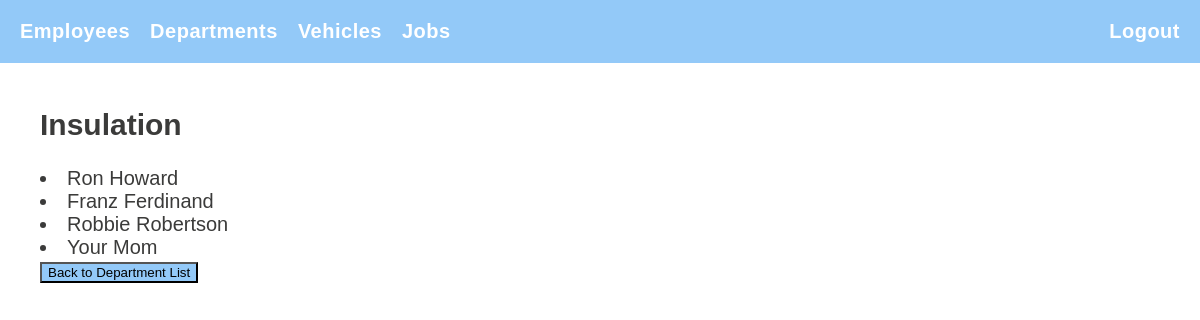
Before: /departments/1 (signed in) with the older database file.
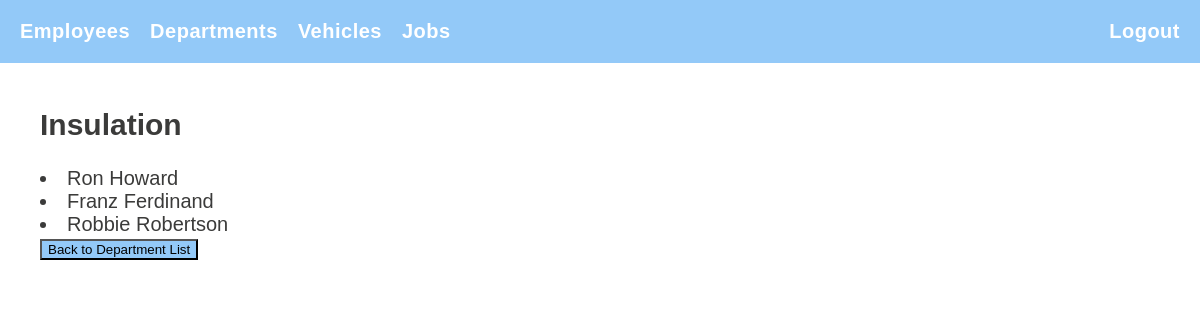
After: the same page with the newer database file.
### coastalapp/models/employee.py (models this page shows, shortened)
class Employee(models.Model):
    first_name = models.CharField(max_length=100)
    last_name = models.CharField(max_length=100)
    start_date = models.DateField()
    is_supervisor = models.BooleanField()
    department = models.ForeignKey(Department,
                                   related_name="employees",
                                   null=True,  # Makes column nullable in DB
                                   blank=True,  # Allows blank value on objects
                                   on_delete=models.CASCADE)
    class Meta:
        verbose_name = ("Employee")
        verbose_name_plural = ("Employees")

### coastalapp/views/departments/department_details.py (the view)
def department_details(request, department_id):
    if request.method == "GET":
        department = Department.objects.get(pk=department_id)
        template = "departments/department_details.html"
        return render(request, template, {"department": department})

### coastalapp/templates/departments/department_details.html (shortened to what this page needs)
{% extends 'shared/base.html' %} {% load static %} {% block css %}
<link rel="stylesheet" href="{% static 'styles/lists.css'%}" />
{% endblock css %} {% block content %}
<section class="department-details">
	<h1>{{ department.department_name }}</h1>
	{% for employee in department.employees.all %}
	<li>{{ employee.first_name }} {{ employee.last_name }}</li>
	{% endfor %}
</section>
<section style="display: flex">
	<form action="{% url 'coastalapp:department_list' %}" method="GET">
		<button class="button">Back to Department List</button>
	</form>
	{% endblock %}

Changed rows visible on the page:
removed Employee: first_name "Your", last_name "Mom"
